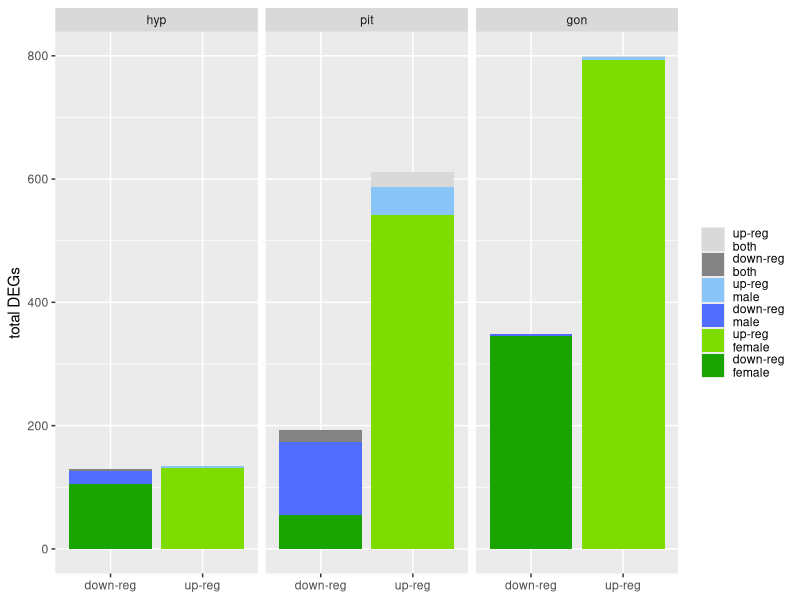
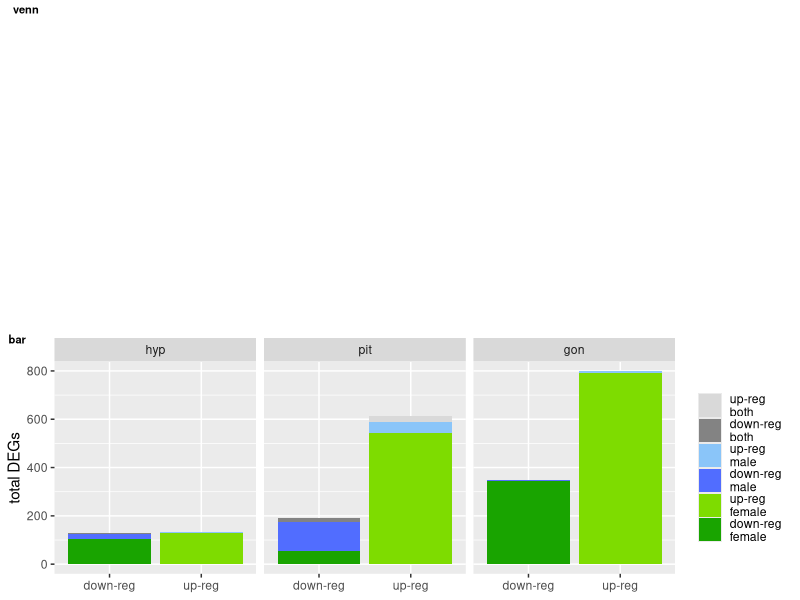

These charts were generated, in order, by the following R code:
## ---- chunk 1
library(ggplot2)
library(dplyr)
library(cowplot)
#library(ggrepel)

knitr::opts_chunk$set(fig.path = './', echo = F, message = F)
## ---- chunk 2
venn <- read.csv("venn.csv")

venn$tissue <- factor(venn$tissue, levels = c("hyp", "pit", "gon"))
venn$sex <- factor(venn$sex, levels = c("female", "both", "male"))

venn$directionsex <- as.factor(paste(venn$direction, venn$sex, sep = "\n"))
venn$directionsex <- factor(venn$directionsex, levels = c("down-reg\nfemale",
                                                          "up-reg\nfemale", 
                                                          "down-reg\nmale",
                                                          "up-reg\nmale", 
                                                          "down-reg\nboth", 
                                                          "up-reg\nboth"))

mycolors <- c("down-reg\nboth" = "#838383",
                "down-reg\nfemale" = "#19A400", 
                 "down-reg\nmale"  = "#516DFF",
                 "up-reg\nboth"  = "#D9D9D9",
                 "up-reg\nfemale"  = "#7EDC00",
                 "up-reg\nmale" = "#8AC5F9")   


p2 <- ggplot(data=venn, aes(x=direction, y = count,  fill = reorder(directionsex, desc(directionsex)))) + 
  geom_bar(stat="identity") +
  labs(y = "total DEGs", x = NULL) +
  scale_fill_manual(values = mycolors) +
  theme(legend.title = element_blank()) +
  #geom_text_repel(position = "stack", aes(x=direction, y = count,  label = count ))
  facet_wrap(~tissue) 
p2
## ---- chunk 3
p1 <- ggdraw() + draw_image("venn-original.png")
plot_grid(p1, p2, nrow = 2, rel_heights =  c(.55, 0.45),
          labels = c("venn", "bar"), label_size = 8)
